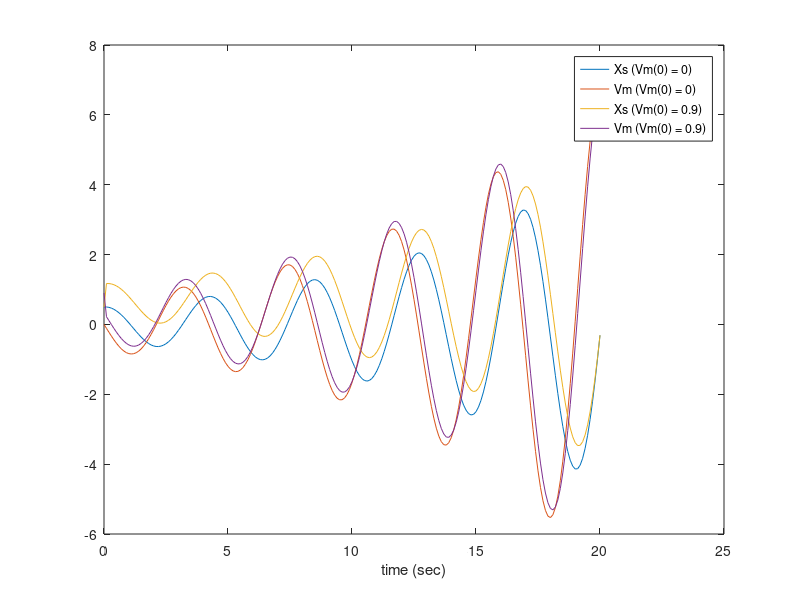

The MATLAB source for this figure:
% Engineering Analysis 3
% Homework 5
% Alexander Ross

%% Question 4-2

clear;
clc;

% Parameters
k = 900; % N/m
m = 400; % kg

% Initial Conditions
dt = 0.1; % timestep
t(1) = 0; % sec
A = [0, 1; -k/m, 0]; % for use in state equation x' = A x
x(:,1) = [0.5, 0]'; % initial conditions xs = 0.5, vm = 0

% Analytical Solution
timeInterval = [0:dt:20];
analyticalSolution = (0.5*cos((k/m)*timeInterval))+(0*(sqrt(m/k))*sin(sqrt(k/m*timeInterval)));
analyticalSolution2 = (sqrt(k/m)*(-0.5*sin(sqrt(k/m)*timeInterval)+0*cos(sqrt(k/m)*timeInterval)));

% Computation
for i = 1:200
   xprime = A * x(:,i);
   x(:,i+1) = x(:,i) + dt * xprime;
   t(i+1) = t(i) + dt;
end

% Plotting
plot(t, x, timeInterval, analyticalSolution, '-.' ,timeInterval, analyticalSolution2);
xlabel('time (sec)');
legend('Xs','Vm','Xs (Analytical)', 'Vm (Analytical)')

%% Question 4-3

% Parameters
k2 = 900; % N/m
m2 = 400; % kg

% Initial Conditions
dt2 = 0.1; % timestep
t2(1) = 0; % sec
A2 = [0, 1; -k2/m, 0]; % for use in state equation x' = A x
x2(:,1) = [0.5, 0.9]'; % initial conditions xs = 0.5, vm = 0.9

% Analytical Solution
timeInterval2 = [0:dt:20];
analyticalSolution3 = (0.5*cos((k2/m)*timeInterval2))+(0.9*(sqrt(m/k2))*sin(sqrt(k2/m*timeInterval2)));
analyticalSolution4 = (sqrt(k2/m)*(-0.5*sin(sqrt(k2/m)*timeInterval2)+0.9*cos(sqrt(k2/m)*timeInterval2)));

% Computation
for i = 1:200
   xprime2 = A * x(:,i);
   x2(:,i+1) = x(:,i) + dt * xprime;
   t2(i+1) = t(i) + dt;
end

% Plotting
plot(t, x, t2,x2);
xlabel('time (sec)');
legend('Xs (Vm(0) = 0)','Vm (Vm(0) = 0)','Xs (Vm(0) = 0.9)','Vm (Vm(0) = 0.9)')